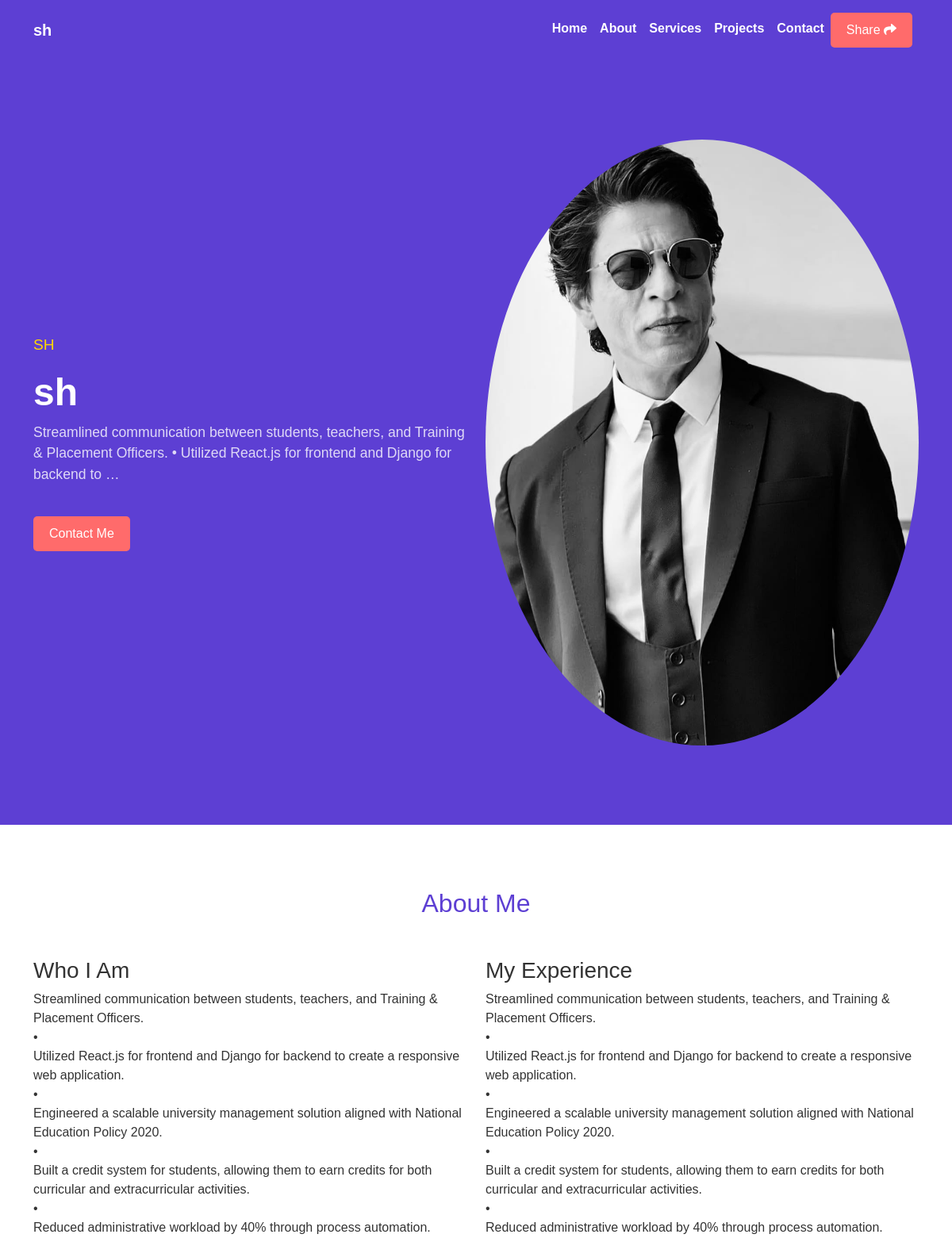
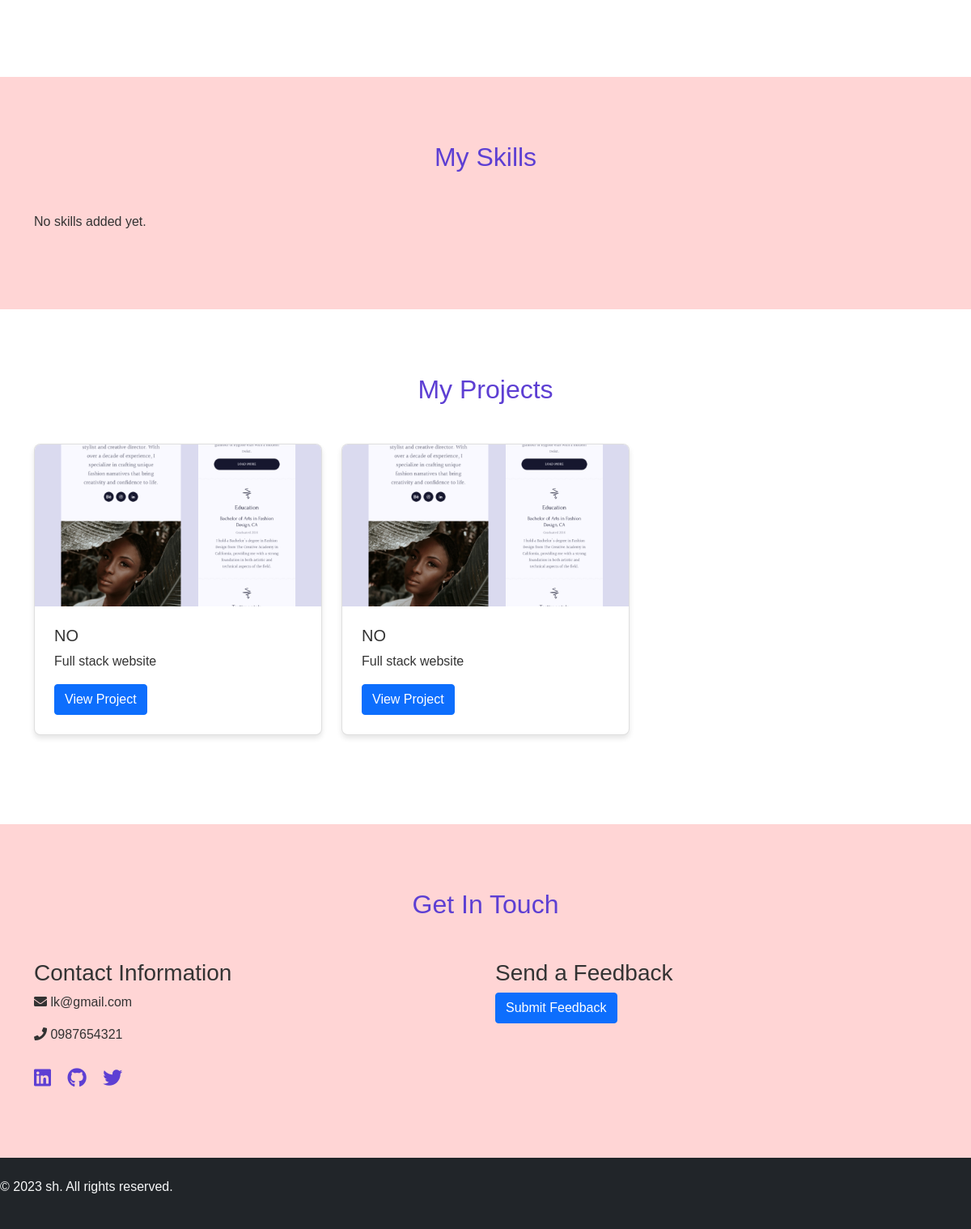
The page /portfolio/4/ on the database its author committed (2 pictures, top to bottom).
### portfolio_app/models.py (models this page shows, shortened)
class Portfolio(models.Model):
    user = models.OneToOneField(User, on_delete=models.CASCADE)
    title = models.CharField(max_length=100)
    name = models.CharField(max_length=100)
    tagline = models.CharField(max_length=200)
    photo = models.ImageField(upload_to='photos/', blank=True, null= True)
    about_me = models.TextField()
    experience = models.TextField()
    skills = models.TextField()
    education = models.TextField()
    contact_email = models.EmailField()
    contact_phone = models.CharField(max_length=20)
    social_linkedin = models.URLField(blank=True)
    social_github = models.URLField(blank=True)
    social_twitter = models.URLField(blank=True)
    template = models.CharField(max_length=50, default='default')
    created_at = models.DateTimeField(auto_now_add=True)
    updated_at = models.DateTimeField(auto_now=True)

class Project(models.Model):
    portfolio = models.ForeignKey(Portfolio, related_name='projects', on_delete=models.CASCADE)
    title = models.CharField(max_length=100)
    description = models.TextField()
    image = models.ImageField(upload_to='project_images/', blank=True)
    url = models.URLField(blank=True)

### portfolio_app/views.py (the view)
# urls.py: path('portfolio/<int:user_id>/', views.public_portfolio_view, name='public_portfolio'),
def public_portfolio_view(request, user_id):
    portfolio = get_object_or_404(Portfolio, user__id=user_id)
    projects = Project.objects.filter(portfolio=portfolio)
    return render(request, 'view_portfolio.html', {
        'portfolio': portfolio,
        'projects': projects
    })

### portfolio_app/templates/view_portfolio.html (shortened to what this page needs)
<!DOCTYPE html>
<html lang="en">
<head>
    <link href="https://cdn.jsdelivr.net/npm/bootstrap@5.1.3/dist/css/bootstrap.min.css" rel="stylesheet">
    <link href="https://cdnjs.cloudflare.com/ajax/libs/font-awesome/5.15.3/css/all.min.css" rel="stylesheet">
</head>
<body>
    <nav class="navbar navbar-expand-lg sticky-top">
        <div class="container">
            <a class="navbar-brand" href="#">{{ portfolio.name|default:"Portfolio" }}</a>
            <div class="collapse navbar-collapse" id="navbarNav">
                <ul class="navbar-nav ms-auto">
                    <li class="nav-item"><a class="nav-link" href="/">Home</a></li>
                    <li class="nav-item"><a class="nav-link" href="#about">About</a></li>
                    <li class="nav-item"><a class="nav-link" href="#services">Services</a></li>
                    <li class="nav-item"><a class="nav-link" href="#projects">Projects</a></li>
                    <li class="nav-item"><a class="nav-link" href="#contact">Contact</a></li>
                    <li class="nav-item"><button class="btn btn-contact me-2" onclick="showShareUrl()">Share <span><i class="fa fa-share"></i>
                    </span></button></li>
                </ul>
            </div>
        </div>
    </nav>
    <section class="hero" id="home">
        <div class="container">
            <div class="row align-items-center">
                <div class="col-md-6">
                    <p class="name">{{ portfolio.name|upper }}</p>
                    <h1>{{ portfolio.tagline }}</h1>
                    <p class="tagline">{{ portfolio.about_me|truncatewords:20 }}</p>
                    <a href="#contact" class="btn btn-contact mt-3">Contact Me</a>
                </div>
                <div class="col-md-6">
                    {% if portfolio.photo %}
                        <img src="{{ portfolio.photo.url }}" alt="{{ portfolio.name }}" class="img-fluid rounded-circle">
                    {% else %}
                        <img src="https://via.placeholder.com/400" alt="Profile Image" class="img-fluid rounded-circle">
                    {% endif %}
                </div>
            </div>
        </div>
    </section>
    <section class="about" id="about">
        <div class="container">
            <h2 class="section-title">About Me</h2>
            <div class="row">
                <div class="col-md-6">
                    <h3>Who I Am</h3>
                    {{ portfolio.about_me|linebreaks }}
                </div>
                <div class="col-md-6">
                    <h3>My Experience</h3>
                    {{ portfolio.experience|linebreaks }}
                </div>
            </div>
        </div>
    </section>
    <section class="services" id="services">
        <div class="container">
            <h2 class="section-title">My Skills</h2>
            <div class="row">
                {% for skill in skills %}
                    <div class="col-md-4">
                        <div class="service-item">
                            <i class="fas fa-check-circle"></i>
                            <h3>{{ skill }}</h3>
                        </div>
                    </div>
                {% empty %}
                    <p>No skills added yet.</p>
                {% endfor %}
            </div>
        </div>
    </section>
    <section class="projects" id="projects">
        <div class="container">
            <h2 class="section-title">My Projects</h2>
            <div class="row">
                {% for project in projects %}
                    <div class="col-md-4">
                        <div class="card project-card">
                            {% if project.image %}
                                <img src="{{ project.image.url }}" class="card-img-top" alt="{{ project.title }}">
                            {% else %}
                                <img src="https://via.placeholder.com/300x200" class="card-img-top" alt="{{ project.title }}">
                            {% endif %}
                            <div class="card-body">
                                <h5 class="card-title">{{ project.title }}</h5>
                                <p class="card-text">{{ project.description|truncatewords:20 }}</p>
                                {% if project.url %}
                                    <a href="{{ project.url }}" class="btn btn-primary" target="_blank">View Project</a>
                                {% endif %}
                            </div>
                        </div>
                    </div>
                {% empty %}
                    <p>No projects added yet.</p>
                {% endfor %}
            </div>
        </div>
    </section>
<section class="contact" id="contact">
    <div class="container">
        <h2 class="section-title">Get In Touch</h2>
        <div class="row">
            <div class="col-md-6">
                <h3>Contact Information</h3>
                <p><i class="fas fa-envelope"></i> {{ portfolio.contact_email }}</p>
                <p><i class="fas fa-phone"></i> {{ portfolio.contact_phone }}</p>
                <div class="social-links mt-4">
                    {% if portfolio.social_linkedin %}
                        <a href="{{ portfolio.social_linkedin }}" target="_blank"><i class="fab fa-linkedin"></i></a>
                    {% endif %}
                    {% if portfolio.social_github %}
                        <a href="{{ portfolio.social_github }}" target="_blank"><i class="fab fa-github"></i></a>
                    {% endif %}
                    {% if portfolio.social_twitter %}
                        <a href="{{ portfolio.social_twitter }}" target="_blank"><i class="fab fa-twitter"></i></a>
                    {% endif %}
                </div>
            </div>
            <div class="col-md-6">
                <h3>Send a Feedback</h3>
                <form method="post">
                    <button type="submit" class="btn btn-primary">Submit Feedback</button>
                </form>
            </div>
        </div>
    </div>
</section>
    <footer class="bg-dark text-light py-4">
            <p>&copy; 2023 {{ portfolio.name }}. All rights reserved.</p>
    </footer>
</body>
</html>

### portfolio_app/templates/view_portfolio.html (style rules this page uses)
:root { --primary-color: #5d3fd3; --secondary-color: #ffd5d5; --text-color: #333333; --light-color: #ffffff; }
body { font-family: 'Arial', sans-serif; color: var(--text-color); }
.navbar { background-color: var(--primary-color); padding: 1rem 0; }
.navbar-brand, .nav-link { color: var(--light-color) !important; font-weight: bold; }
.hero { background-color: var(--primary-color); color: var(--light-color); padding: 100px 0; }
.hero h1 { font-size: 3rem; font-weight: bold; }
.hero .name { color: #ffd700; font-size: 1.2rem; margin-bottom: 1rem; }
.hero .tagline { font-size: 1.1rem; opacity: 0.8; margin-bottom: 1.5rem; }
.btn-contact { background-color: #ff6b6b; color: var(--light-color); border: none; padding: 10px 20px; border-radius: 5px; transition: background-color 0.3s ease; }
.section-title { text-align: center; margin-bottom: 3rem; color: var(--primary-color); }
.about, .services, .projects, .contact { padding: 80px 0; }
.about { background-color: var(--light-color); }
.services { background-color: var(--secondary-color); }
.projects { background-color: var(--light-color); }
.project-card { margin-bottom: 30px; box-shadow: 0 4px 6px rgba(0,0,0,0.1); border-radius: 8px; overflow: hidden; }
.project-card img { width: 100%; height: 200px; object-fit: cover; }
.project-card .card-body { padding: 1.5rem; }
.contact { background-color: var(--secondary-color); }
.social-links a { color: var(--primary-color); font-size: 1.5rem; margin-right: 1rem; transition: color 0.3s ease; }

### rows shown on the page
Portfolio: name "sh", name "SH", tagline "sh", about_me "Streamlined communication between students, teachers, and Training & Placement Officers. • Utilized React.js for frontend and Django for backend to …", photo (picture), about_me "Streamlined communication between students, teachers, and Training & Placement Officers. • Utilized React.js for frontend and Django for backend to create a responsive web application. • Engineered a scalable university management solution aligned with National Education Policy 2020. • Built a credit system for students, allowing them to earn credits for both curricular and extracurricular activities. • Reduced administrative workload by 40% through process automation.", experience "Streamlined communication between students, teachers, and Training & Placement Officers. • Utilized React.js for frontend and Django for backend to create a responsive web application. • Engineered a scalable university management solution aligned with National Education Policy 2020. • Built a credit system for students, allowing them to earn credits for both curricular and extracurricular activities. • Reduced administrative workload by 40% through process automation.", contact_email "lk@gmail.com", contact_phone "0987654321"
Project: image (picture), title "NO", description "Full stack website"
Project: image (picture), title "NO", description "Full stack website"
